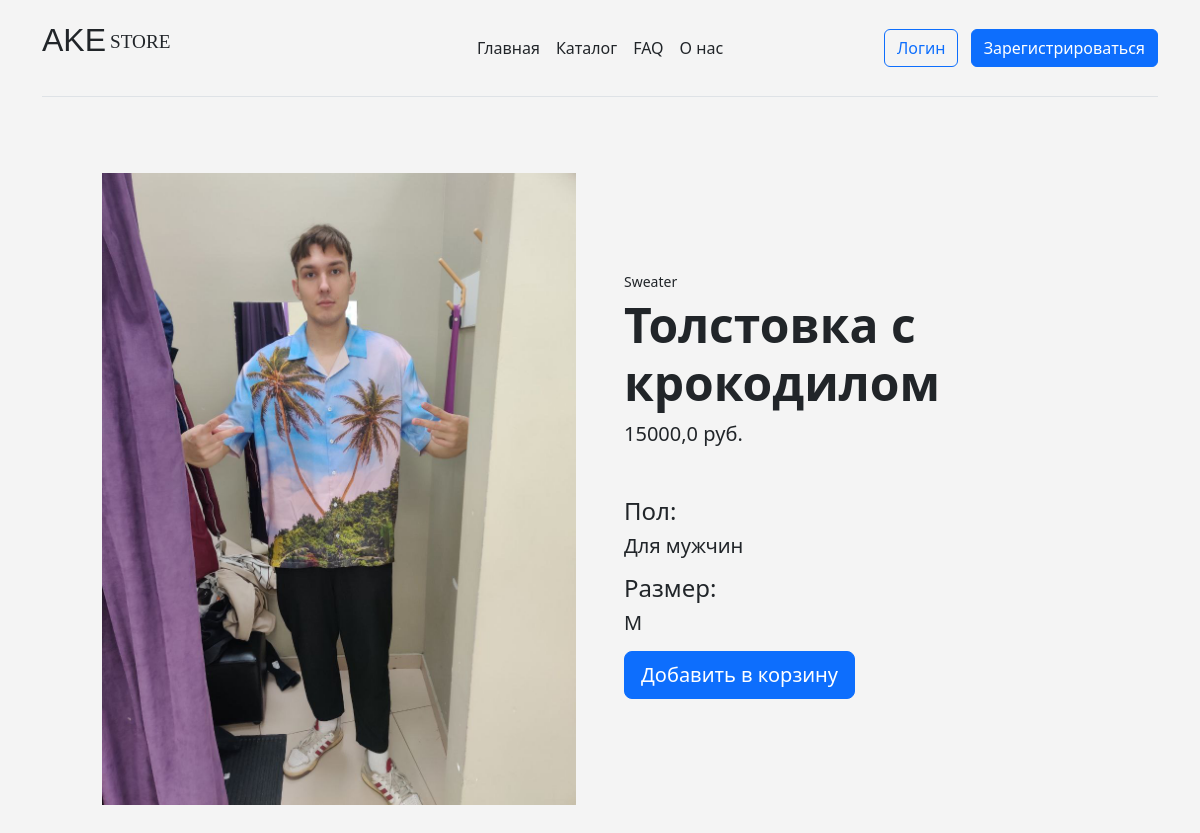
The page /product/2/ on the database as committed earlier.
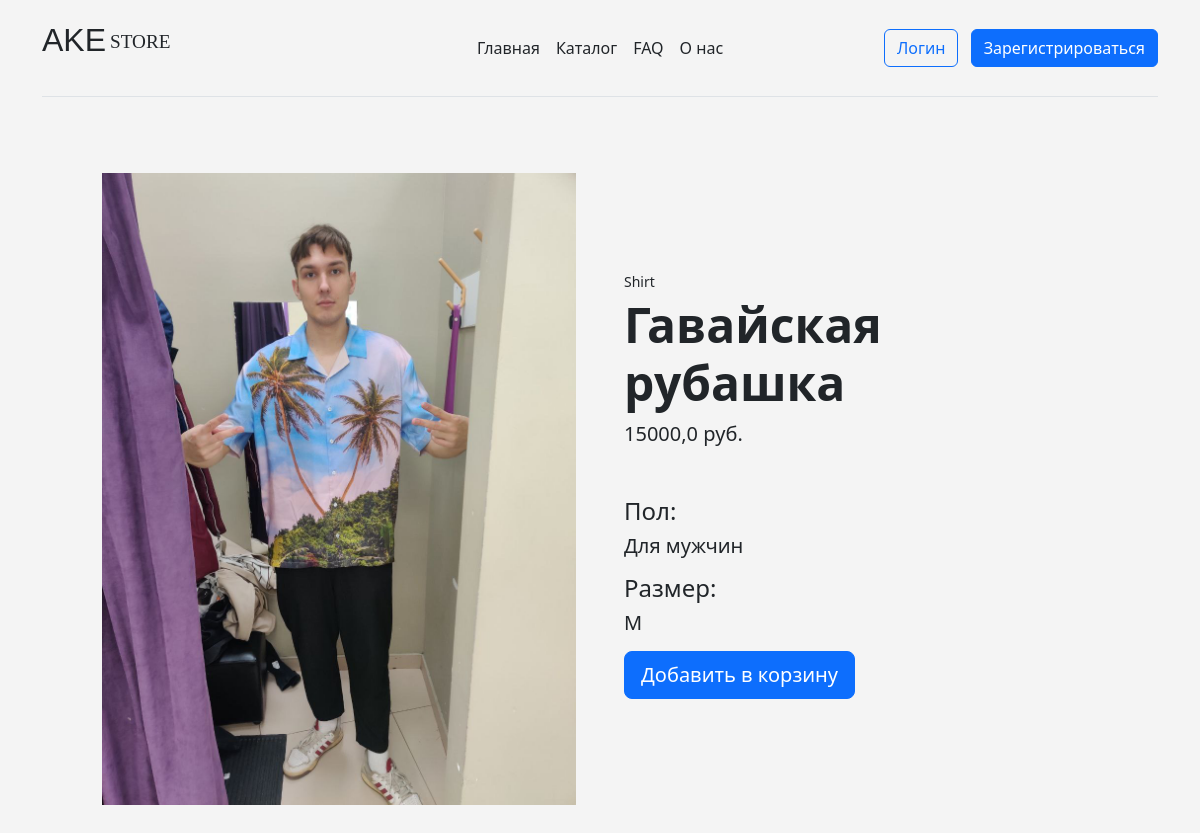
The same page on the database as committed later.
### main/models.py (models this page shows, shortened)
class catalog(models.Model):
    name = models.CharField("Название товара", max_length=100)
    category = models.CharField("Категория", choices=CATEGORY_CHOICES, max_length=1)
    sex = models.CharField("Пол", choices=SEX_CHOICES, max_length=1)
    size = models.CharField("Размер", choices=SIZE_CHOICES, max_length=3)
    price = models.FloatField()
    image = models.ImageField(blank=True, upload_to="static/main/images")
    def get_add_to_cart_url(self):
        return reverse("add_to_cart", kwargs={"pk": self.pk})

### main/views.py (the view)
# urls.py: path("product/<int:pk>/", views.CatalogDetailView, name="product"),
def CatalogDetailView(request, pk):
    product = catalog.objects.get(id=pk)
    return render(request, "main/product.html", {"product": product})

### main/templates/main/product.html (shortened to what this page needs)
{% extends 'main/base.html' %}
{% block content%}
<section class="py-5">
    <div class="container px-4 px-lg-5 my-1">
        <div class="row gx-4 gx-lg-5 align-items-center">
            {% load static %}
            <div class="col-md-6"><img class="card-img-top mb-5 mb-md-0" src="/{{ product.image }}" ></div>
            <div class="col-md-6">
                <div class="small mb-1">{{ product.get_category_display }}</div>
                <h1 class="display-5 fw-bolder">{{ product.name }}</h1>
                <div class="fs-5 mb-5">
                    <span>{{ product.price }} руб.</span>
                </div>
                <h4>Пол: <h4><p class="lead">{{product.get_sex_display}}</p>
                <h4>Размер: <h4><p class="lead">{{product.size}}</p>
                <div class="d-flex">
                    <a href="{{product.get_add_to_cart_url}}" class="btn btn-primary btn-lg" role="button">Добавить в корзину</a>
                </div>
            </div>
        </div>
    </div>
</section>
{% endblock %}

Rows that differ between the two databases and show on the page:
changed catalog "Для мужчин": category "Sweater" → "Shirt"; name "Толстовка с крокодилом" → "Гавайская рубашка"
